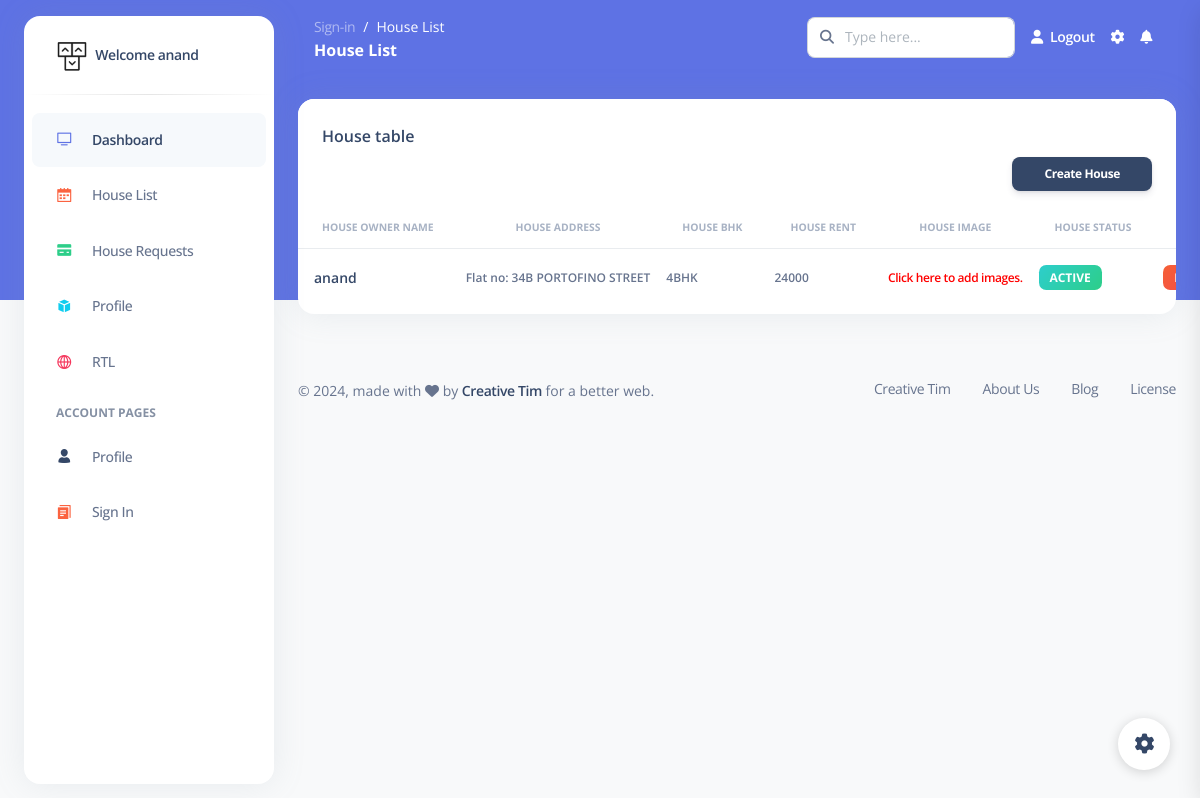
/cadmin/house_list/3 (signed in), run on the app's committed database.
### cadmin/models.py (models this page shows)
class House(models.Model):
    hs_owner = models.ForeignKey(User, on_delete=models.CASCADE, default=1)
    street = models.ForeignKey(Streets, on_delete=models.CASCADE)
    current_user = models.ForeignKey(User, on_delete=models.CASCADE, null=True, blank=True, related_name="current_user")
    hs_number = models.CharField(max_length=50, default="Not specified")
    hs_city = models.CharField(max_length=50, default="Lavasa")
    hs_state = models.CharField(max_length=50, default="Maharastra")
    hs_country = models.CharField(max_length=50, default="India")
    hs_pin = models.BigIntegerField(default="412112")
    hs_bhk = models.CharField(max_length=6, default="Not specified")
    hs_rent = models.BigIntegerField(default="0")
    hs_desc = models.TextField(default="Not specified")
    hs_image_1 = models.ImageField(upload_to="House_Images", null=True, blank=True)
    hs_image_2 = models.ImageField(upload_to="House_Images", null=True, blank=True)
    hs_status = models.BooleanField(default=True)

class Streets(models.Model):
    Street_name = models.CharField(max_length=100)
    Street_address = models.CharField(max_length=255)
    Street_status = models.BooleanField(default=True)
    Street_image = models.ImageField(upload_to="Streets")

### cadmin/views.py (the view)
# urls.py: path('house_list/<int:user_id>' , views.house_list , name = "house_list"),
@login_required(login_url='admin_login')
def house_list(request,user_id):
    house = House.objects.filter(hs_owner_id=user_id)
    page = "House List"
    return render(request, 'HouseOwner/House/house_list.html', {'page': page, 'house': house})

### templates/HouseOwner/House/house_list.html (shortened to what this page needs)
{% extends 'bases/housebase.html' %}
{% load static %}
{% block content %}
<div class="container-fluid py-4">
    <div class="row">
        <div class="col-12">
            <div class="card mb-4">
                <div class="card-header pb-0">
                    <h6>House table</h6>
                    <a href="{% url 'create_house' %}" target="_blank" style="float:right;" class="btn btn-dark btn-sm mb-3">Create House</a>
                </div>
                <div class="card-body px-0 pt-0 pb-2">
                    <div class="table-responsive p-0">
                        <table class="table align-items-center mb-0">
                            <thead>
                                <tr>
                                    <th class="text-uppercase text-secondary text-xxs font-weight-bolder opacity-7">
                                        House Owner Name</th>
                                    <th
                                        class="text-center text-uppercase text-secondary text-xxs font-weight-bolder opacity-7">
                                        House Address</th>
                                    <th
                                        class="text-center text-uppercase text-secondary text-xxs font-weight-bolder opacity-7">
                                        House BHK</th>
                                    <th
                                        class="text-center text-uppercase text-secondary text-xxs font-weight-bolder opacity-7">
                                        House Rent</th>
                                    <th
                                        class="text-center text-uppercase text-secondary text-xxs font-weight-bolder opacity-7">
                                        House Image</th>
                                    <th
                                        class="text-center text-uppercase text-secondary text-xxs font-weight-bolder opacity-7">
                                        House Status</th>
                                    <th class="text-uppercase text-secondary text-xxs font-weight-bolder opacity-7">Action</th>
                                </tr>
                            </thead>
                            <tbody>
                            {% if house %}
                                {% for i in house %}
                                <tr>
                                    <td>
                                        <div class="d-flex px-2 py-1">
                                            <div class="d-flex flex-column justify-content-center">
                                                <h6 class="mb-0 text-sm">{{i.hs_owner}}</h6>
                                            </div>
                                        </div>
                                    </td>
                                    <td>
                                        <p class="text-xs font-weight-bold mb-0">{{ i.hs_number }} {{ i.street.Street_name }}</p>
                                    </td>
                                <td>
                                        <p class="text-xs font-weight-bold mb-0">{{ i.hs_bhk }}</p>
                                    </td>
                                <td>
                                        <p class="text-xs font-weight-bold mb-0">{{ i.hs_rent }}</p>
                                    </td>
                                    <td class="align-middle text-center text-sm">
                                        {% if images %}
                                            {{ images }}
                                        {% else %}
                                            <p class="text-xs font-weight-bold mb-0"> <a style="color: #ff0000;" href="#">Click here to add images.</a></p>
                                        {% endif %}
                                    </td>
                                <td>
                                    {% if i.hs_status == True %}
                                        <span class="badge badge-sm bg-gradient-success">Active</span>
                                    {% else %}
                                        <span class="badge badge-sm bg-gradient-secondary">Inactive</span>
                                    {% endif %}
                                    </td>
                                    <td class="align-middle">
                                        {% if i.hs_status == True %}
                                        <button style="border: none;" class="badge badge-sm bg-gradient-danger" onclick="alert('Are you sure you want to Deactivate this House?')"></button>
                                        {% else %}
                                        <button style="border: none;" class="badge badge-sm bg-gradient-success" onclick="alert('Are you sure you want to Activate this House?')"><a href="{% url 'houseStatusChange' h_id=i.id %}" style="color:white;">Activate</a></button>
                                        {% endif %}
                                    </td>
                                </tr>
                                {% endfor %}
                            {% else %}
                                <script>alert('No House to display!')</script>
                            {% endif %}
                            </tbody>
                        </table>
                    </div>
                </div>
            </div>
        </div>
    </div>
</div>
{% endblock content %}

### templates/bases/housebase.html (shortened to what this page needs)
{% load static %}
<!DOCTYPE html>
<html lang="en">
<head>
  <link href="{% static 'admin/css/nucleo-icons.css' %}" rel="stylesheet" />
  <link href="{% static 'admin/css/nucleo-svg.css' %}" rel="stylesheet" />
  <link href="{% static 'admin/css/nucleo-svg.css' %}" rel="stylesheet" />
  <link id="pagestyle" href="{% static 'admin/css/argon-dashboard.css' %}" rel="stylesheet" />
</head>
<body class="g-sidenav-show   bg-gray-100">
  <aside class="sidenav bg-white navbar navbar-vertical navbar-expand-xs border-0 border-radius-xl my-3 fixed-start ms-4 " id="sidenav-main">
    <div class="sidenav-header">
      <a class="navbar-brand m-0" href=" https://demos.creative-tim.com/argon-dashboard/pages/dashboard.html " target="_blank">
        <img src="{% static 'admin/img/logo-ct-dark.png' %}" class="navbar-brand-img h-100" alt="main_logo">
        <span class="ms-1 font-weight-bold">Welcome {{ request.user.username }}</span>
      </a>
    </div>
    <hr class="horizontal dark mt-0">
    <div class="collapse navbar-collapse  w-auto " id="sidenav-collapse-main">
      <ul class="navbar-nav">
        <li class="nav-item">
          <a class="nav-link active" href="/">
            <div class="icon icon-shape icon-sm border-radius-md text-center me-2 d-flex align-items-center justify-content-center">
              <i class="ni ni-tv-2 text-primary text-sm opacity-10"></i>
            </div>
            <span class="nav-link-text ms-1">Dashboard</span>
          </a>
        </li>
        <li class="nav-item">
          <a class="nav-link " href="{% url 'house_list' user_id=user.id %}">
            <div class="icon icon-shape icon-sm border-radius-md text-center me-2 d-flex align-items-center justify-content-center">
              <i class="ni ni-calendar-grid-58 text-warning text-sm opacity-10"></i>
            </div>
            <span class="nav-link-text ms-1">House List</span>
          </a>
        </li>
        <li class="nav-item">
          <a class="nav-link " href="{% url 'hw_house_request' %}">
            <div class="icon icon-shape icon-sm border-radius-md text-center me-2 d-flex align-items-center justify-content-center">
              <i class="ni ni-credit-card text-success text-sm opacity-10"></i>
            </div>
            <span class="nav-link-text ms-1">House Requests</span>
          </a>
        </li>
        <li class="nav-item">
          <a class="nav-link " href="{% url 'profile' staff_id=request.user.id  %}">
            <div class="icon icon-shape icon-sm border-radius-md text-center me-2 d-flex align-items-center justify-content-center">
              <i class="ni ni-app text-info text-sm opacity-10"></i>
            </div>
            <span class="nav-link-text ms-1">Profile</span>
          </a>
        </li>
        <li class="nav-item">
          <a class="nav-link " href="./pages/rtl.html">
            <div class="icon icon-shape icon-sm border-radius-md text-center me-2 d-flex align-items-center justify-content-center">
              <i class="ni ni-world-2 text-danger text-sm opacity-10"></i>
            </div>
            <span class="nav-link-text ms-1">RTL</span>
          </a>
        </li>
        <li class="nav-item mt-3">
          <h6 class="ps-4 ms-2 text-uppercase text-xs font-weight-bolder opacity-6">Account pages</h6>
        </li>
        <li class="nav-item">
          <a class="nav-link " href="./pages/profile.html">
            <div class="icon icon-shape icon-sm border-radius-md text-center me-2 d-flex align-items-center justify-content-center">
              <i class="ni ni-single-02 text-dark text-sm opacity-10"></i>
            </div>
            <span class="nav-link-text ms-1">Profile</span>
          </a>
        </li>
        <li class="nav-item">
          <a class="nav-link " href="./pages/sign-in.html">
            <div class="icon icon-shape icon-sm border-radius-md text-center me-2 d-flex align-items-center justify-content-center">
              <i class="ni ni-single-copy-04 text-warning text-sm opacity-10"></i>
            </div>
            <span class="nav-link-text ms-1">Sign In</span>
          </a>
        </li>
        <li class="nav-item">
          <a class="nav-link " href="./pages/sign-up.html">
          </a>
        </li>
      </ul>
    </div>
  </aside>
  <main class="main-content position-relative border-radius-lg ">
    <nav class="navbar navbar-main navbar-expand-lg px-0 mx-4 shadow-none border-radius-xl " id="navbarBlur" data-scroll="false">
      <div class="container-fluid py-1 px-3">
        <nav aria-label="breadcrumb">
          <ol class="breadcrumb bg-transparent mb-0 pb-0 pt-1 px-0 me-sm-6 me-5">
            <li class="breadcrumb-item text-sm"><a class="opacity-5 text-white" href="{% url 'admin_login' %}">Sign-in</a></li>
            <li class="breadcrumb-item text-sm text-white active" aria-current="page">{{page}}</li>
          </ol>
          <h6 class="font-weight-bolder text-white mb-0">{{page}}</h6>
        </nav>
        <div class="collapse navbar-collapse mt-sm-0 mt-2 me-md-0 me-sm-4" id="navbar">
          <div class="ms-md-auto pe-md-3 d-flex align-items-center">
            <div class="input-group">
              <span class="input-group-text text-body"><i class="fas fa-search" aria-hidden="true"></i></span>
              <input type="text" class="form-control" placeholder="Type here...">
            </div>
          </div>
          <ul class="navbar-nav  justify-content-end">
            <li class="nav-item d-flex align-items-center">
              <a href="{% url 'admin_logout' %}" class="nav-link text-white font-weight-bold px-0">
                <i class="fa fa-user me-sm-1"></i>
                <span class="d-sm-inline d-none">Logout</span>
              </a>
            </li>
            <li class="nav-item px-3 d-flex align-items-center">
              <a href="javascript:;" class="nav-link text-white p-0">
                <i class="fa fa-cog fixed-plugin-button-nav cursor-pointer"></i>
              </a>
            </li>
            <li class="nav-item dropdown pe-2 d-flex align-items-center">
              <a href="javascript:;" class="nav-link text-white p-0" id="dropdownMenuButton" data-bs-toggle="dropdown" aria-expanded="false">
                <i class="fa fa-bell cursor-pointer"></i>
              </a>
            </li>
          </ul>
        </div>
      </div>
    </nav>
    {% block content %}
    {% endblock content %}
    <footer class="footer pt-3  ">
        <div class="container-fluid">
          <div class="row align-items-center justify-content-lg-between">
            <div class="col-lg-6 mb-lg-0 mb-4">
              <div class="copyright text-center text-sm text-muted text-lg-start">
                © ,
                made with <i class="fa fa-heart"></i> by
                <a href="https://www.creative-tim.com" class="font-weight-bold" target="_blank">Creative Tim</a>
                for a better web.
              </div>
            </div>
            <div class="col-lg-6">
              <ul class="nav nav-footer justify-content-center justify-content-lg-end">
                <li class="nav-item">
                  <a href="https://www.creative-tim.com" class="nav-link text-muted" target="_blank">Creative Tim</a>
                </li>
                <li class="nav-item">
                  <a href="https://www.creative-tim.com/presentation" class="nav-link text-muted" target="_blank">About Us</a>
                </li>
                <li class="nav-item">
                  <a href="https://www.creative-tim.com/blog" class="nav-link text-muted" target="_blank">Blog</a>
                </li>
                <li class="nav-item">
                  <a href="https://www.creative-tim.com/license" class="nav-link pe-0 text-muted" target="_blank">License</a>
                </li>
              </ul>
            </div>
          </div>
        </div>
      </footer>
  </main>
  <div class="fixed-plugin">
    <a class="fixed-plugin-button text-dark position-fixed px-3 py-2">
      <i class="fa fa-cog py-2"> </i>
    </a>
  </div>
</body>
</html>

### static/css/nucleo-svg.css (style rules this page uses)
.icon { display: inline-block; color: #111111; height: 1em; width: 1em; }
.icon-sm { height: 0.8em; width: 0.8em; }
.icon { fill: currentColor; stroke: none; }

### data on the page
House: hs_owner "anand", hs_number "Flat no: 34B", street.Street_name "PORTOFINO STREET", hs_bhk "4BHK", hs_rent "24000", hs_status "ACTIVE"

### other printed values
{{ request.user.username }} "anand"
{{ page }} "House List"
